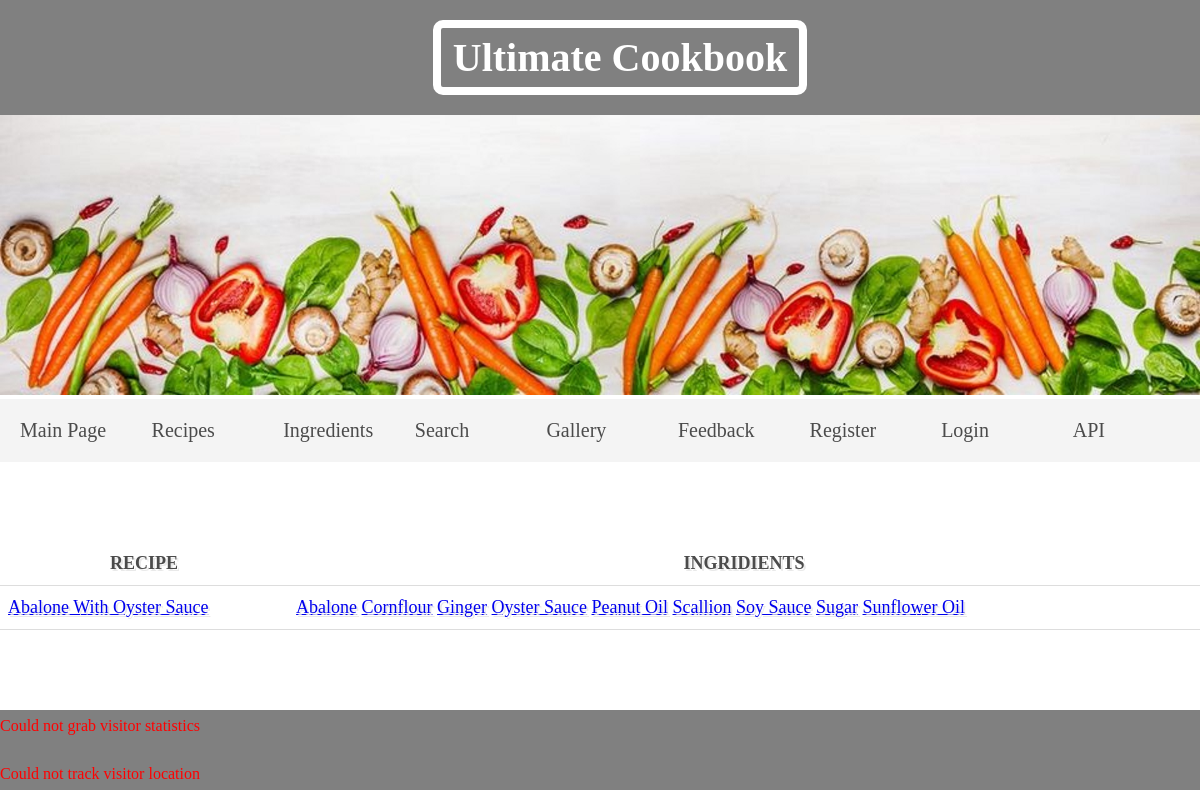
The app's page /search/abalone with its own data.
### src/models.py (models this page shows, shortened)
class Recipe(db.Model):
    __tablename__ = 'recepies'
    id = Column(Integer, primary_key=True)
    name = Column(String)
    recipe = Column(String)
    ingridients = db.relationship('Ingridient', secondary='recipe_ingridients',
                                  lazy='subquery', backref=db.backref('recepies', lazy=True))

class Ingridient(db.Model):
    __tablename__ = 'ingridients'
    id = Column(Integer, primary_key=True)
    name = Column(String)

### src/routes.py (the view)
@app.route('/search/<string:search_query>', strict_slashes=False)
def search(search_query):
    results = make_search(search_query)
    return render_template('search_result.html', data=results, user=session.get('username', ''))

### src/helpers.py (called while the page is built, shortened)
def load_recepies_from_db(query=None):
    if query is None:
        db = sqlite3.connect(os.path.join(DATA_PATH, 'cook.db'))
        cur = db.cursor()
        recepies = cur.execute('''SELECT recepies.name, ingridients.name FROM recepies
        JOIN recipe_ingridients ON recepies.id=recipe_ingridients.recipe_id
        JOIN ingridients ON recipe_ingridients.ingridient_id=ingridients.id;''').fetchall()
        cookdb = {}
        for entry in recepies:
            cookdb[entry[0]] = cookdb.get(entry[0], [])
            cookdb[entry[0]].append(entry[1])
        for val in cookdb.values():
            val.sort()
        return cookdb

def make_search(keyword):
    recepies = {}
    if '+' in keyword:
        keyword = keyword.replace('+', ' ')
    elif '_' in keyword:
        keyword = keyword.replace('_', ' ')
    cookdb = load_recepies_from_db()
    for key, value in cookdb.items():
        if keyword.lower() in key.lower() or keyword.lower() in value:
            recepies[key] = value
    return recepies

### src/templates/search_result.html
{% extends 'base.html' %}
{% block content %}
{% if data is mapping %}
<table>
    <tr>
        <th>Recipe</th>
        <th>Ingridients</th>
    </tr>
{% for k, v in data.items() %}
    <tr>
        <td><a href="/recipe/{{k.replace(' ', '_')}}">{{ k.title() }}</a></td>
        <td>
        {% for ingridient in v %}
        <a href="/search/{{ingridient.strip().replace(' ', '_')}}">{{ ingridient.strip().title() }}</a>
            {% endfor %}
        </td>
    </tr>
{% endfor %}
</table>
{% elif data is string %}
<h2> {{ data }} </h2>
{% else %}
<h2>Unknown data format</h2>
{% endif %}
{% endblock %}

### static/styles.css (style rules this page uses)
body, ul, li, h1, h2, h3, a { margin: 0; padding: 0; font-family: georgia }
table { border-collapse: collapse; width: 100%; line-height: 1.5em; color: #4b4b4b; font-size: 18px }
th, td { padding: 8px; text-align: left; border-bottom: 1px solid #ddd; }
th { text-transform: uppercase; text-align: center; }
tr { text-decoration: none; text-shadow: 2px 2px #E9E9E9 }
a[href] { background-color: #3dd13d; color: white; text-decoration: none; font-weight: bold; text-transform: uppercase; border: 2px solid blue; }

### records on screen
Recipe: title "Abalone With Oyster Sauce"
Ingridient: strip "Abalone"
Ingridient: strip "Cornflour"
Ingridient: strip "Ginger"
Ingridient: strip "Oyster Sauce"
Ingridient: strip "Peanut Oil"
Ingridient: strip "Scallion"
Ingridient: strip "Soy Sauce"
Ingridient: strip "Sugar"
Ingridient: strip "Sunflower Oil"
